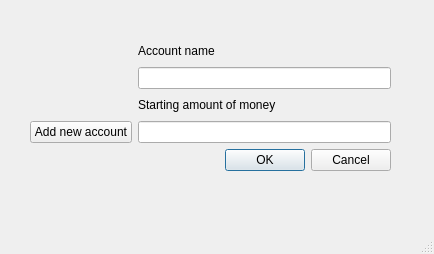
<?xml version="1.0" encoding="UTF-8"?>
<ui version="4.0">
 <class>MainWindowCreateAccount</class>
 <widget class="QMainWindow" name="MainWindowCreateAccount">
  <property name="geometry">
   <rect>
    <x>0</x>
    <y>0</y>
    <width>434</width>
    <height>254</height>
   </rect>
  </property>
  <property name="windowTitle">
   <string>MainWindow</string>
  </property>
  <widget class="QWidget" name="centralwidget">
   <widget class="QWidget" name="layoutWidget">
    <property name="geometry">
     <rect>
      <x>30</x>
      <y>40</y>
      <width>361</width>
      <height>131</height>
     </rect>
    </property>
    <layout class="QVBoxLayout" name="verticalLayout">
     <property name="sizeConstraint">
      <enum>QLayout::SetNoConstraint</enum>
     </property>
     <item>
      <layout class="QGridLayout" name="gridLayout">
       <property name="sizeConstraint">
        <enum>QLayout::SetNoConstraint</enum>
       </property>
       <item row="0" column="1">
        <widget class="QLabel" name="labelAccountName">
         <property name="text">
          <string>Account name</string>
         </property>
         <property name="buddy">
          <cstring>inputAccountName</cstring>
         </property>
        </widget>
       </item>
       <item row="1" column="1">
        <widget class="QLineEdit" name="inputAccountName"/>
       </item>
       <item row="2" column="1">
        <widget class="QLabel" name="labelFirstAmount">
         <property name="text">
          <string>Starting amount of money</string>
         </property>
         <property name="buddy">
          <cstring>inputInitialAmount</cstring>
         </property>
        </widget>
       </item>
       <item row="3" column="0">
        <widget class="QPushButton" name="buttonAddNewAccount">
         <property name="text">
          <string>Add new account</string>
         </property>
        </widget>
       </item>
       <item row="3" column="1">
        <widget class="QLineEdit" name="inputInitialAmount"/>
       </item>
      </layout>
     </item>
     <item>
      <widget class="QDialogButtonBox" name="buttonBox">
       <property name="orientation">
        <enum>Qt::Horizontal</enum>
       </property>
       <property name="standardButtons">
        <set>QDialogButtonBox::Cancel|QDialogButtonBox::Ok</set>
       </property>
      </widget>
     </item>
    </layout>
   </widget>
  </widget>
  <widget class="QMenuBar" name="menubar">
   <property name="geometry">
    <rect>
     <x>0</x>
     <y>0</y>
     <width>434</width>
     <height>21</height>
    </rect>
   </property>
  </widget>
  <widget class="QStatusBar" name="statusbar"/>
 </widget>
 <resources/>
 <connections/>
</ui>
